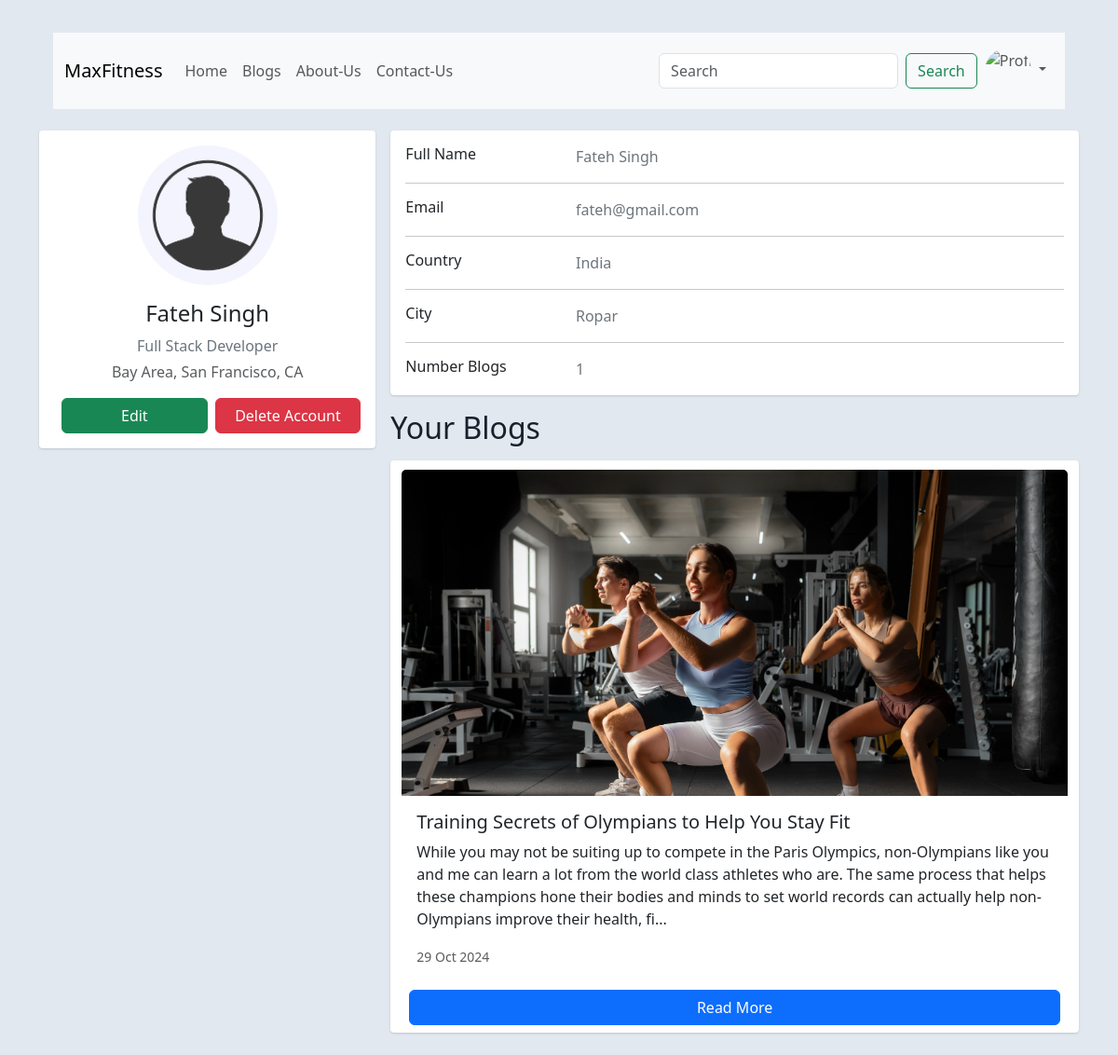
Page /blog/dashboard/ (signed in) on the earlier database version.
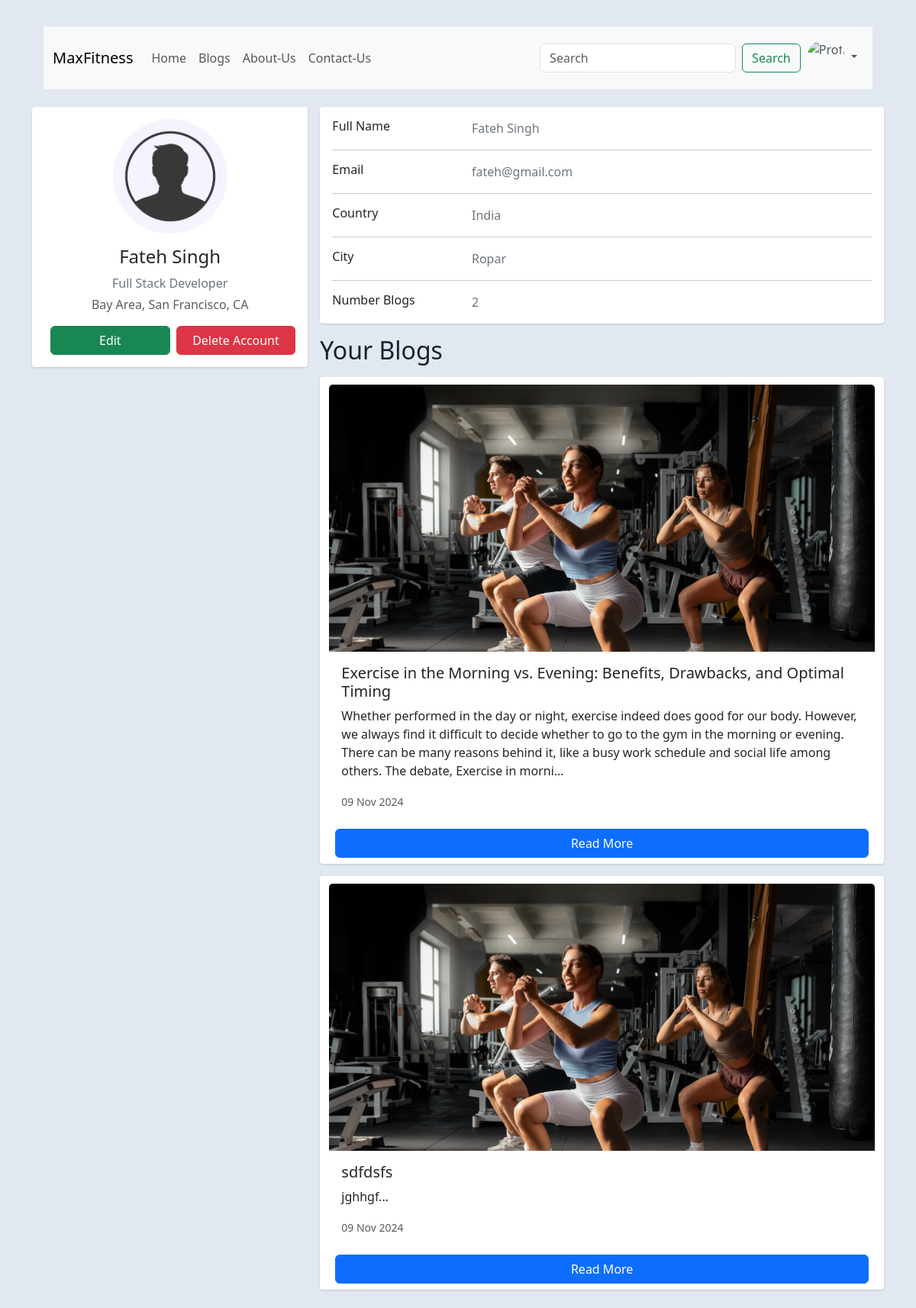
Same page on the later database version.
### Blog/models.py (models this page shows, shortened)
class Blogger(models.Model):
    blogger_id = models.AutoField(primary_key=True, unique=True)
    first_name = models.CharField(max_length=300)
    last_name = models.CharField(max_length=300)
    email = models.EmailField(unique=True)
    country = models.CharField(max_length=300)
    city = models.CharField(max_length=300)
    profile_picture = models.ImageField(upload_to='bloggers_profiles/',
                                         default='bloggers_profiles/default.avif')
    password = models.CharField(max_length=3000,editable=False)

class Blog(models.Model):
    CATEGORY_CHOICES = [
        ('Weight Loss', 'Weight Loss'),
        ('Weight Gain', 'Weight Gain'),
        ('Food', 'Food'),
        ('Health', 'Health'),
        ('Yoga', 'Yoga'),
        ('Muscle Gain', 'Muscle Gain'),
    ]
    blog_id = models.AutoField(primary_key=True, unique=True)
    title = models.CharField(max_length=3000)
    category = models.CharField(max_length=300,choices=CATEGORY_CHOICES)
    introduction = models.TextField(max_length=6000)
    sub_heading1 = models.CharField(max_length=1000)
    content1 = models.TextField(max_length=10000)
    sub_heading2 = models.CharField(max_length=1000)
    content2 = models.TextField(max_length=10000)
    sub_heading3 = models.CharField(max_length=1000)
    content3 = models.TextField(max_length=10000)
    sub_heading4 = models.CharField(max_length=1000)
    content4 = models.TextField(max_length=10000)
    post_date = models.DateTimeField(auto_now=True)
    published_by = models.ForeignKey(Blogger,on_delete=models.CASCADE,null=True)

### Blog/views.py (the view)
# urls.py: path('dashboard/',views.user_dashboard,name='dashboard'),
def user_dashboard(request):
    if request.session.get('blogger_id'):
        blogger_id = request.session.get('blogger_id')
        blogger = models.Blogger.objects.get(blogger_id=blogger_id)
        """select count(*) from Blogs where published_by = blogger_id"""
        number_of_blogs = models.Blog.objects.filter(published_by=blogger_id).count()
        """select * from blogs inner join bloggers on blogs.published_by = bloggers.blogger_id
        where blogs.published_by = bloggers.blogger_id"""
        blogger_blogs = models.Blog.objects.select_related('published_by').filter(published_by=blogger_id).all()
        data = {
            'blogger': blogger,
            'number_of_blogs':number_of_blogs,
            'blogger_blogs':blogger_blogs
        }
        return render(request,'Blog/user_dashboard.html',context=data)
    else:
        return redirect('Blog:login_user')

### Blog/templates/Blog/user_dashboard.html (shortened to what this page needs)
<!doctype html>
{% load static %}
<html lang="en">
  <head>
    <link href="https://cdn.jsdelivr.net/npm/bootstrap@5.3.3/dist/css/bootstrap.min.css" rel="stylesheet">
    <link rel="stylesheet" href="{% static 'Blog/css/user_dashboard.css' %}">
    <link rel="stylesheet" href="{% static 'css/navbar.css' %}">
  </head>
  <body>
  <div class="container">
    <div class="main-body">
        <div class="mb-2">
            {% include 'navbar.html' %}
        </div>
          <div class="row gutters-sm">
            <div class="col-md-4 mb-3">
              <div class="card">
                <div class="card-body">
                  <div class="d-flex flex-column align-items-center text-center">
                    <img src="{{blogger.profile_picture.url}}" alt="Admin" class="rounded-circle" width="150">
                    <div class="mt-3">
                      <h4>{{blogger.first_name}} {{blogger.last_name}}</h4>
                      <p class="text-secondary mb-1">Full Stack Developer</p>
                      <p class="text-muted font-size-sm">Bay Area, San Francisco, CA</p>
                    </div>
                  </div>
                  <div class="d-flex">
                    <button class="btn btn-success ms-2 w-100">Edit</button>
                    <button class="btn btn-danger ms-2 w-100">Delete Account</button>
                  </div>
                </div>
              </div>
            </div>
            <div class="col-md-8">
              <div class="card mb-3">
                <div class="card-body">
                  <div class="row">
                    <div class="col-sm-3">
                      <h6 class="mb-0">Full Name</h6>
                    </div>
                    <div class="col-sm-9 text-secondary">
                      {{blogger.first_name}} {{blogger.last_name}}
                    </div>
                  </div>
                  <hr>
                  <div class="row">
                    <div class="col-sm-3">
                      <h6 class="mb-0">Email</h6>
                    </div>
                    <div class="col-sm-9 text-secondary">
                    {{blogger.email}}
                    </div>
                  </div>
                  <hr>
                  <div class="row">
                    <div class="col-sm-3">
                      <h6 class="mb-0">Country</h6>
                    </div>
                    <div class="col-sm-9 text-secondary">
                      {{blogger.country}}
                    </div>
                  </div>
                  <hr>
                  <div class="row">
                    <div class="col-sm-3">
                      <h6 class="mb-0">City</h6>
                    </div>
                    <div class="col-sm-9 text-secondary">
                      {{blogger.city}}
                    </div>
                  </div>
                  <hr>
                  <div class="row">
                    <div class="col-sm-3">
                      <h6 class="mb-0">Number Blogs</h6>
                    </div>
                    <div class="col-sm-9 text-secondary">
                      {{number_of_blogs}}
                    </div>
                  </div>
                </div>
              </div>
              <div class="row">
                <h2>Your Blogs</h2>
              </div>
              <div class="row p-2 gutters-sm">
                    {% for blog in blogger_blogs %}
                        <div class="card mb-3">
                          <img height="350vw" src="{% static 'Blog/img/blog1.jpg' %}"
                          class="card-img-top" alt="...">
                          <div class="card-body">
                            <h5 class="card-title">{{blog.title}}</h5>
                            <p class="card-text">{{ blog.introduction|slice:":300" }}...</p>
                            <p class="card-text"><small class="text-muted">{{blog.post_date|date:"d M Y"}}</small></p>
                          </div>
                          <a href="{% url 'Blog:view_blog' blog_id=blog.blog_id %}" class="btn btn-primary m-2">Read More</a>
                        </div>
                    {% endfor %}
              </div>
            </div>
          </div>
        </div>
  </body>
</html>

### templates/navbar.html (shortened to what this page needs)
<nav class="navbar navbar-expand-lg bg-body-tertiary">
    <div class="container-fluid">
        <a class="navbar-brand" href="#">MaxFitness</a>
        <div class="collapse navbar-collapse" id="navbarSupportedContent">
            <ul class="navbar-nav me-auto mb-2 mb-lg-0">
                <li class="nav-item">
                    <a class="nav-link" aria-current="page" href="{% url 'home_page' %}">Home</a>
                </li>
                <li class="nav-item">
                    <a class="nav-link" aria-current="page" href="{% url 'Blog:blog_app' %}">Blogs</a>
                </li>
                <li class="nav-item">
                    <a class="nav-link" aria-current="page" href="#">About-Us</a>
                </li>
                <li class="nav-item">
                    <a class="nav-link" aria-current="page" href="#">Contact-Us</a>
                </li>
            </ul>
            <form class="d-flex" method="GET" action="{% url 'Blog:blog_app' %}" role="search">
                <input name="user_query" class="form-control me-2" type="search" placeholder="Search"
                    aria-label="Search">
                <button class="btn btn-outline-success" type="submit">Search</button>
            </form>
        </div>
        {% if request.session.blogger_id %}
        <ul class="navbar-nav ms-auto mb-2 mb-lg-0 profile-menu">
            <li class="nav-item dropdown">
                <a class="nav-link dropdown-toggle" href="#" id="navbarDropdown" role="button" data-bs-toggle="dropdown"
                    aria-expanded="false">
                    <div class="profile-pic">
                        <img src="{{request.session.profile_photo}}" alt="Profile Picture">
                    </div>
                </a>
            </li>
        </ul>
        {% else %}
            <a href="{% url 'Blog:login_user' %}" class="btn btn-outline-primary ms-2">Login</a>
            <a href="{% url 'Blog:signup_user' %}" class="btn btn-primary ms-2">Signup</a>
        {% endif %}
    </div>
    </div>

### Blog/static/Blog/css/user_dashboard.css (style rules this page uses)
body { margin-top:20px; color: #1a202c; text-align: left; background-color: #e2e8f0; }
.main-body { padding: 15px; }
.card { box-shadow: 0 1px 3px 0 rgba(0,0,0,.1), 0 1px 2px 0 rgba(0,0,0,.06); }
.card { position: relative; display: flex; flex-direction: column; min-width: 0; word-wrap: break-word; background-color: #fff; background-clip: border-box; border: 0 solid rgba(0,0,0,.125); border-radius: .25rem; }
.card-body { flex: 1 1 auto; min-height: 1px; padding: 1rem; }
.gutters-sm { margin-right: -8px; margin-left: -8px; }
.gutters-sm>.col, .gutters-sm>[class*=col-] { padding-right: 8px; padding-left: 8px; }
.mb-3, .my-3 { margin-bottom: 1rem!important; }
.card>img { object-fit: cover; object-position: 0 0px; margin-top: 10px ; }

### static/css/navbar.css (style rules this page uses)
.profile-pic { display: inline-block; vertical-align: middle; width: 50px; height: 50px; overflow: hidden; border-radius: 50%; }
.profile-pic img { width: 100%; height: auto; object-fit: cover; }

Differences in the rows shown:
no longer on this page (row edited): Blog: title "Training Secrets of Olympians to Help You Stay Fit", introduction "While you may not be suiting up to compete in the Paris Olympics, non-Olympians like you and me can learn a lot from the world class athletes who are. The same process that helps these champions hone their bodies and minds to set world records can actually help non-Olympians improve their health, fi", post_date "29 Oct 2024"
now on this page (row edited): Blog: title "Exercise in the Morning vs. Evening: Benefits, Drawbacks, and Optimal Timing", introduction "Whether performed in the day or night, exercise indeed does good for our body. However, we always find it difficult to decide whether to go to the gym in the morning or evening. There can be many reasons behind it, like a busy work schedule and social life among others. The debate, Exercise in morni", post_date "09 Nov 2024"
added Blog: title "sdfdsfs", introduction "jghhgf", post_date "09 Nov 2024"
Other differences:
{{ number_of_blogs }}: "1" → "2"
